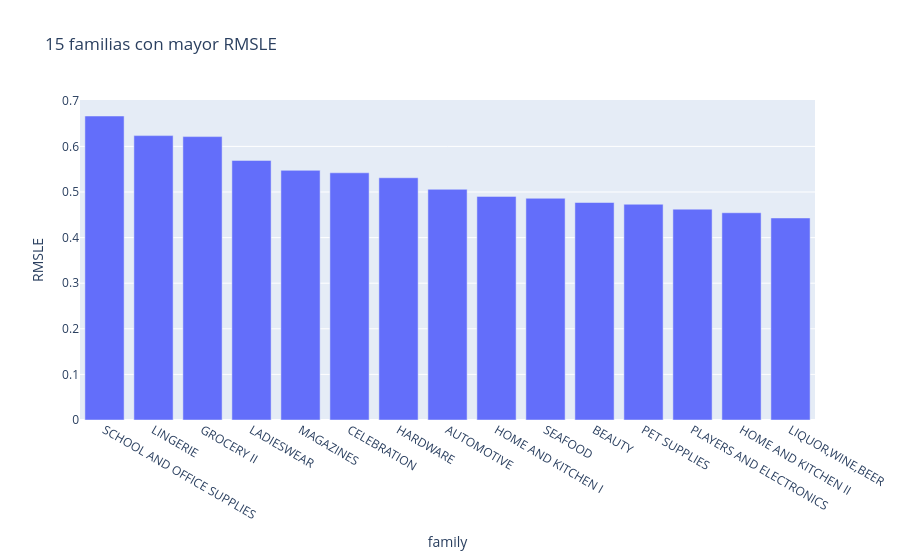

Write notebook code for a chart like this one.
### Code cell
fig = px.bar(
    family_diagnostics.head(15),
    x="family",
    y="RMSLE",
    title="15 familias con mayor RMSLE",
)

fig.show()

### Figure 1 — Plotly figure (JSON) as saved in the notebook; plotly's stock layout.template omitted (floating-point values rounded to 4 significant figures)
{"data": [{"hovertemplate": "family=%{x}<br>RMSLE=%{y}<extra></extra>", "legendgroup": "", "marker": {"color": "#636efa", "pattern": {"shape": ""}}, "name": "", "orientation": "v", "showlegend": false, "textposition": "auto", "type": "bar", "x": ["SCHOOL AND OFFICE SUPPLIES", "LINGERIE", "GROCERY II", "LADIESWEAR", "MAGAZINES", "CELEBRATION", "HARDWARE", "AUTOMOTIVE", "HOME AND KITCHEN I", "SEAFOOD", "BEAUTY", "PET SUPPLIES", "PLAYERS AND ELECTRONICS", "HOME AND KITCHEN II", "LIQUOR,WINE,BEER"], "xaxis": "x", "y": [0.6667, 0.6237, 0.6215, 0.5692, 0.5475, 0.5421, 0.5312, 0.5059, 0.4904, 0.4862, 0.477, 0.4731, 0.4624, 0.4545, 0.443], "yaxis": "y"}], "layout": {"barmode": "relative", "legend": {"tracegroupgap": 0}, "title": {"text": "15 familias con mayor RMSLE"}, "xaxis": {"anchor": "y", "domain": [0, 1], "title": {"text": "family"}}, "yaxis": {"anchor": "x", "domain": [0, 1], "title": {"text": "RMSLE"}}}}
